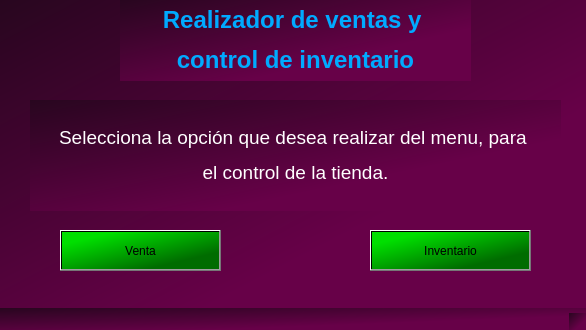
<?xml version="1.0" encoding="UTF-8"?>
<ui version="4.0">
 <class>MainWindow</class>
 <widget class="QMainWindow" name="MainWindow">
  <property name="geometry">
   <rect>
    <x>0</x>
    <y>0</y>
    <width>586</width>
    <height>330</height>
   </rect>
  </property>
  <property name="windowTitle">
   <string>MainWindow</string>
  </property>
  <property name="styleSheet">
   <string notr="true">background-color: qlineargradient(spread:pad, x1:0, y1:0, x2:1, y2:1, stop:0 rgba(40, 6, 31, 255), stop:0.676136 rgba(103, 1, 72, 255));</string>
  </property>
  <widget class="QWidget" name="centralwidget">
   <widget class="QLabel" name="label">
    <property name="geometry">
     <rect>
      <x>120</x>
      <y>0</y>
      <width>351</width>
      <height>81</height>
     </rect>
    </property>
    <property name="text">
     <string>&lt;html&gt;&lt;head/&gt;&lt;body&gt;&lt;p align=&quot;center&quot;&gt;&lt;span style=&quot; font-size:18pt; font-weight:600; color:#00aaff;&quot;&gt;Realizador de ventas y &lt;/span&gt;&lt;/p&gt;&lt;p align=&quot;center&quot;&gt;&lt;span style=&quot; font-size:18pt; font-weight:600; color:#00aaff;&quot;&gt;control de inventario&lt;/span&gt;&lt;/p&gt;&lt;/body&gt;&lt;/html&gt;</string>
    </property>
   </widget>
   <widget class="QLabel" name="label_2">
    <property name="geometry">
     <rect>
      <x>30</x>
      <y>100</y>
      <width>531</width>
      <height>111</height>
     </rect>
    </property>
    <property name="text">
     <string>&lt;html&gt;&lt;head/&gt;&lt;body&gt;&lt;p align=&quot;center&quot;&gt;&lt;span style=&quot; font-size:14pt; color:#ffffff;&quot;&gt;Selecciona la opción que desea realizar del menu, para &lt;/span&gt;&lt;/p&gt;&lt;p align=&quot;center&quot;&gt;&lt;span style=&quot; font-size:14pt; color:#ffffff;&quot;&gt;el control de la tienda.&lt;/span&gt;&lt;/p&gt;&lt;/body&gt;&lt;/html&gt;</string>
    </property>
   </widget>
   <widget class="QPushButton" name="pushButton">
    <property name="geometry">
     <rect>
      <x>60</x>
      <y>230</y>
      <width>161</width>
      <height>41</height>
     </rect>
    </property>
    <property name="styleSheet">
     <string notr="true">background-color: qlineargradient(spread:pad, x1:1, y1:1, x2:0, y2:0, stop:0.227273 rgba(0, 108, 0, 255), stop:0.829545 rgba(0, 223, 0, 255));</string>
    </property>
    <property name="text">
     <string>Venta</string>
    </property>
   </widget>
   <widget class="QPushButton" name="pushButton_2">
    <property name="geometry">
     <rect>
      <x>370</x>
      <y>230</y>
      <width>161</width>
      <height>41</height>
     </rect>
    </property>
    <property name="styleSheet">
     <string notr="true">background-color: qlineargradient(spread:pad, x1:1, y1:1, x2:0, y2:0, stop:0.227273 rgba(0, 108, 0, 255), stop:0.829545 rgba(0, 223, 0, 255));</string>
    </property>
    <property name="text">
     <string>Inventario</string>
    </property>
   </widget>
  </widget>
  <widget class="QMenuBar" name="menubar">
   <property name="geometry">
    <rect>
     <x>0</x>
     <y>0</y>
     <width>586</width>
     <height>21</height>
    </rect>
   </property>
  </widget>
  <widget class="QStatusBar" name="statusbar"/>
 </widget>
 <resources/>
 <connections/>
</ui>
